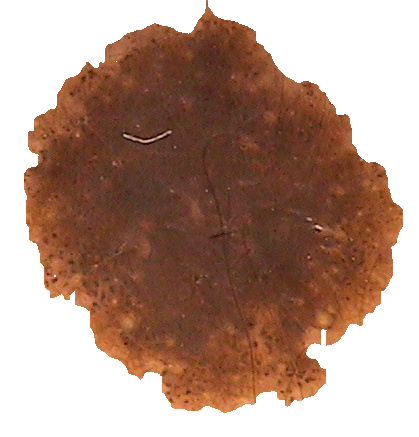
#> input picture Extract.png, 419 x 437 px, found by its file name
$ python Asimetria2.py
#> lines starting #> are read from the running program, lines starting #| are printed output that depends on the picture; after the words box and inside, x2 and y2 are one past the last pixel; in counts of white or black regions, pixels touching at a corner belong together
import cv2
import numpy as np
import matplotlib.pyplot as plt

def calcular_asimetria(imagen):
    # Convertir la imagen a escala de grises
    gris = cv2.cvtColor(imagen, cv2.COLOR_BGR2GRAY)

    # Calcular el perfil de intensidad horizontal y vertical
    perfil_horizontal = np.sum(gris, axis=1)
    perfil_vertical = np.sum(gris, axis=0)

    # Asegurarse de que las regiones tengan la misma forma
    region1 = imagen[:mitad_horizontal, :mitad_vertical, :]
    region2 = imagen[:mitad_horizontal, -mitad_vertical:, :]
    region3 = imagen[-mitad_horizontal:, :mitad_vertical, :]
    region4 = imagen[-mitad_horizontal:, -mitad_vertical:, :]

    # Calcular la asimetría en color
    asimetria_color = np.mean(np.abs(region1 - region2))

    # Calcular la asimetría en forma (perfil de intensidad)
    asimetria_forma_horizontal = np.mean(np.abs(perfil_horizontal[:mitad_horizontal] - perfil_horizontal[-mitad_horizontal:]))
    asimetria_forma_vertical = np.mean(np.abs(perfil_vertical[:mitad_vertical] - perfil_vertical[-mitad_vertical:]))

    # Calcular la asimetría en estructuras (usando Canny como ejemplo)
    bordes_horizontal = cv2.Canny(gris[:mitad_horizontal, :], 50, 150)
    bordes_vertical = cv2.Canny(gris[:, :mitad_vertical], 50, 150)
    asimetria_estructuras_horizontal = np.mean(bordes_horizontal)
    asimetria_estructuras_vertical = np.mean(bordes_vertical)

    # Definir umbrales para cada métrica
    umbral_color = 150  # Si hay pequeñas variaciones pueden depender de la luz, por lo que es mejor tener un rango intermedio
    umbral_forma = 500  # Este nivel es adecuado para tener un balance entre la detectar asimetrías que realmente no sean tan pequeñas
    umbral_estructuras = 200  # Detección de bordes que son más evidentes en una imagen

    # Calcular puntuación total
    puntuacion = 0
    if asimetria_color > umbral_color:
        puntuacion += 1
        print("En color")
    if asimetria_forma_horizontal > umbral_forma or asimetria_forma_vertical > umbral_forma:
        puntuacion += 1
        print("En forma")
    if asimetria_estructuras_horizontal > umbral_estructuras or asimetria_estructuras_vertical > umbral_estructuras:
        puntuacion += 1
        print("En Estuctura")

    # Mostrar las regiones
    plt.subplot(2, 2, 1), plt.imshow(cv2.cvtColor(region1, cv2.COLOR_BGR2RGB)), plt.title('Región 1'), plt.axis('off')
    plt.subplot(2, 2, 2), plt.imshow(cv2.cvtColor(region2, cv2.COLOR_BGR2RGB)), plt.title('Región 2'), plt.axis('off')
    plt.subplot(2, 2, 3), plt.imshow(cv2.cvtColor(region3, cv2.COLOR_BGR2RGB)), plt.title('Región 3'), plt.axis('off')
    plt.subplot(2, 2, 4), plt.imshow(cv2.cvtColor(region4, cv2.COLOR_BGR2RGB)), plt.title('Región 4'), plt.axis('off')

    plt.show()
    return puntuacion

# Cargar la imagen
imagen = cv2.imread('Extract.png')  # Reemplaza 'tu_imagen.jpg' con la ruta de tu imagen
#> imagen is the input picture: shape (437, 419, 3); mean B, G, R 133.5, 148.1, 178.5

# Verificar que la imagen se haya cargado correctamente
if imagen is None:
    print("No se pudo cargar la imagen.")
    exit()

# Obtener las dimensiones de la imagen
alto, ancho = imagen.shape[:2]
#> alto = 437; ancho = 419

# Dividir en dos ejes de 90 grados (horizontal y vertical)
mitad_horizontal = alto // 2
#> mitad_horizontal = 218
mitad_vertical = ancho // 2
#> mitad_vertical = 209

# Calcular la puntuación de asimetría
puntuacion_asimetria = calcular_asimetria(imagen)
#> in calcular_asimetria, `gris = cv2.cvtColor(imagen, cv2.COLOR_BGR2GRAY)`:
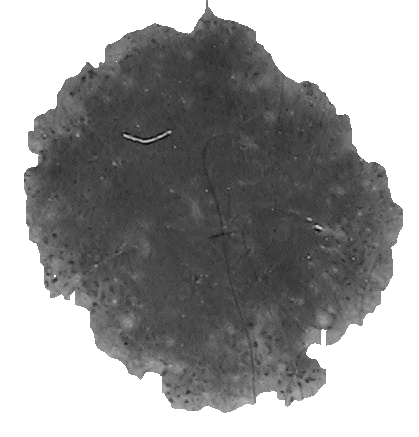
#> gris: shape (437, 419); min 11, max 255, mean 155.5
#> in calcular_asimetria, `perfil_horizontal = np.sum(gris, axis=1)`: perfil_horizontal = 437 values, max 106845 at index 413, min 39223 at index 207, mean 65169.7
#> in calcular_asimetria, `perfil_vertical = np.sum(gris, axis=0)`: perfil_vertical = 419 values, max 111435 at index 0, min 38504 at index 206, mean 67969.3
#> in calcular_asimetria, `region2 = imagen[:mitad_horizontal, -mitad_vertical:, :]`:
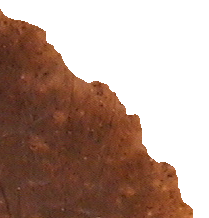
#> region2: shape (218, 209, 3); mean B, G, R 140.3, 152.2, 178.9
#> in calcular_asimetria, `region3 = imagen[-mitad_horizontal:, :mitad_vertical, :]`:
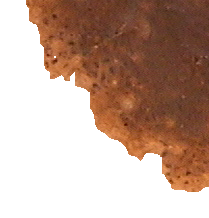
#> region3: shape (218, 209, 3); mean B, G, R 149, 163.6, 192.6
#> in calcular_asimetria, `region4 = imagen[-mitad_horizontal:, -mitad_vertical:, :]`:
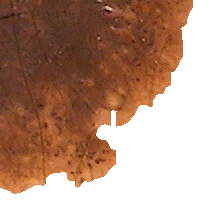
#> region4: shape (218, 209, 3); mean B, G, R 128, 146.3, 181.7
#> in calcular_asimetria, `asimetria_color = np.mean(np.abs(region1 - region2))`: asimetria_color = 98.8
#> in calcular_asimetria, `asimetria_forma_horizontal = np.mean(np.abs(perfil_horizontal[:mitad_h..`: asimetria_forma_horizontal = 1.07e+19
#> in calcular_asimetria, `asimetria_forma_vertical = np.mean(np.abs(perfil_vertical[:mitad_verti..`: asimetria_forma_vertical = 9.27e+18
#> in calcular_asimetria, `bordes_horizontal = cv2.Canny(gris[:mitad_horizontal, :], 50, 150)`:
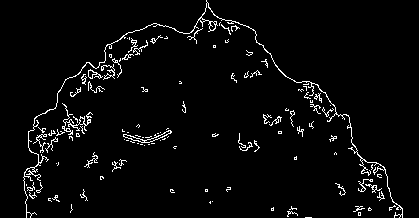
#> bordes_horizontal: shape (218, 419); 3.6% white in thin lines or dots
#> in calcular_asimetria, `bordes_vertical = cv2.Canny(gris[:, :mitad_vertical], 50, 150)`:
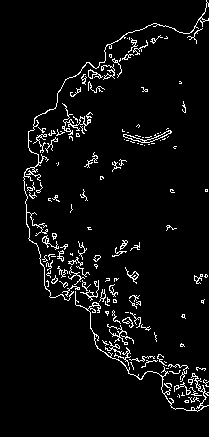
#> bordes_vertical: shape (437, 209); 4.7% white in thin lines or dots, all inside (x1, y1, x2, y2) = (23, 0, 209, 412)
#> in calcular_asimetria, `asimetria_estructuras_horizontal = np.mean(bordes_horizontal)`: asimetria_estructuras_horizontal = 9.06
#> in calcular_asimetria, `asimetria_estructuras_vertical = np.mean(bordes_vertical)`: asimetria_estructuras_vertical = 12.06
#> in calcular_asimetria, `plt.show()`:
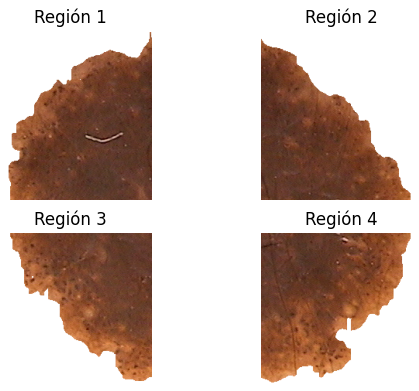
#> figure drawn by matplotlib, 4 panels
#> puntuacion_asimetria = 1

# Imprimir la puntuación
print("Puntuación de asimetría:", puntuacion_asimetria)
#| Puntuación de asimetría: 1
